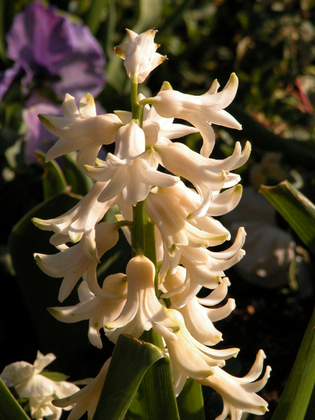
%> input picture 1.tif, 315 x 420 px, shrunk from 576 x 768 before the run
$ octave --eval "result = descriptor_PHOG(imread('1.tif'));"   (GNU Octave 9; MATLAB toolbox functions it lacks are replaced by stand-ins)
%> lines starting %> are read from the running program, lines starting %| are printed output that depends on the picture; in (x1, y1, x2, y2) boxes, pixels count from 0 and x2, y2 are one past the last pixel; in counts of white or black regions, pixels touching at a corner belong together; the program's own positions count from 1
### anna_binMatrix.m
function [bm bv] = anna_BinMatrix(A,E,G,angle,bin)
% anna_BINMATRIX Computes a Matrix (bm) with the same size of the image where
% (i,j) position contains the histogram value for the pixel at position (i,j)
% and another matrix (bv) where the position (i,j) contains the gradient
% value for the pixel at position (i,j)
%
%IN:
%	A - Matrix containing the angle values
%	E - Edge Image
%   G - Matrix containing the gradient values
%	angle - 180 or 360%
%   bin - Number of bins on the histogram
%	angle - 180 or 360
%OUT:
%	bm - matrix with the histogram values
%   bv - matrix with the graident values (only for the pixels belonging to
%   and edge)

[contorns,n] = bwlabel(E);
X = size(E,2);
Y = size(E,1);
bm = zeros(Y,X);
bv = zeros(Y,X);

nAngle = angle/bin;

for i=1:n
    [posY,posX] = find(contorns==i);
    for j=1:size(posY,1)
        pos_x = posX(j,1);
        pos_y = posY(j,1);

        b = ceil(A(pos_y,pos_x)/nAngle);
        if b==0, bin= 1; end
        if G(pos_y,pos_x)>0
            bm(pos_y,pos_x) = b;
            bv(pos_y,pos_x) = G(pos_y,pos_x);
        end
    end
end

### descriptor_PHOG.m
function [p_hist, bh_roi, bv_roi] = descriptor_PHOG(I,bin,angle,L,roi)
% anna_PHOG Computes Pyramid Histogram of Oriented Gradient over a ROI.
%
% [BH, BV] = anna_PHOG(I,BIN,ANGLE,L,ROI) computes phog descriptor over a ROI.
%
% Given and image I, phog computes the Pyramid Histogram of Oriented Gradients
% over L pyramid levels and over a Region Of Interest

%IN:
%	I - Images of size MxN (Color or Gray)
%	bin - Number of bins on the histogram
%	angle - 180 or 360
%   L - number of pyramid levels
%   roi - Region Of Interest (ytop,ybottom,xleft,xright)
%
%OUT:
%	p - pyramid histogram of oriented gradients
%
% Authors: Anna Bosch and Andrew Zisserman
Img = I;
%> Img is the input picture: size 420x315x3 uint8; mean R, G, B 90, 77.5, 53.5
if nargin == 1
    bin = 8;
    angle = 360;
    L = 2;
    roi = [1;size(I,1);1;size(I,2)];
%> roi = [1; 420; 1; 315]
end
if size(Img,3) == 3
    G = rgb2gray(Img);
else
    G = Img;
end
bh = [];
bv = [];

if sum(sum(G))>100
    E = edge(G,'canny');
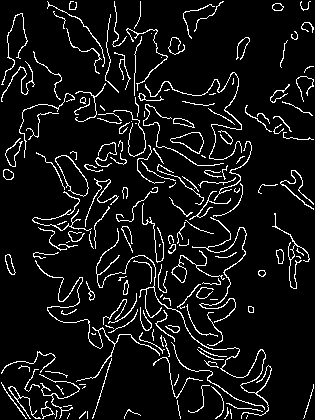
%> E: size 420x315 logical; 7.9% white in thin lines or dots
    [GradientX,GradientY] = gradient(double(G));
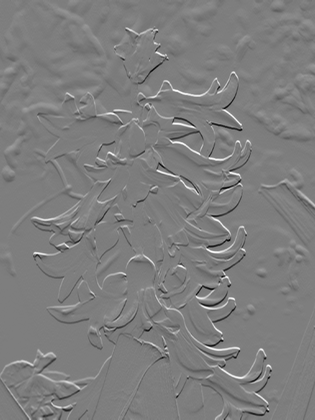
%> GradientY: size 420x315 double; min -122, max 124, mean 0; drawn with min black and max white
%     GradientYY = gradient(GradientY);
    Gr = sqrt((GradientX.*GradientX)+(GradientY.*GradientY));

    index = GradientX == 0;
%> index: size 420x315 logical; 9.1% white in thin lines or dots
    GradientX(index) = 1e-5;
%> GradientX: size 420x315 double; min -123, max 106.5, mean 0; mean of the top-left, top-right, bottom-left and bottom-right quarters 0.6, -0.6, 0.6, -0.4

    YX = GradientY./GradientX;
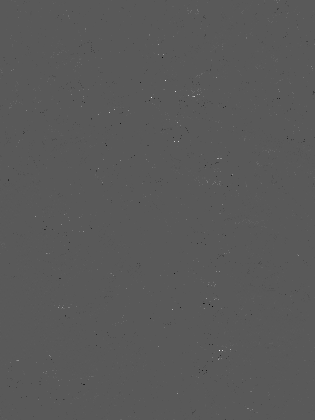
%> YX: size 420x315 double; min -4750000, max 8800000, mean -346.2; drawn with min black and max white
    if angle == 180, A = ((atan(YX)+(pi/2))*180)/pi; end
    if angle == 360, A = ((atan2(GradientY,GradientX)+pi)*180)/pi; end
%> after `A = ((atan2(GradientY,GradientX)+pi)*180)/pi`:
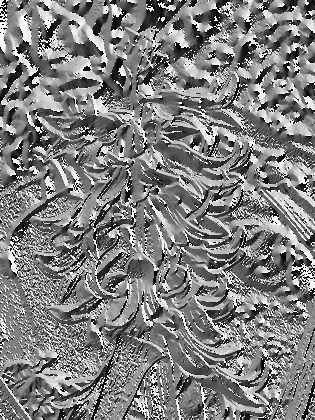
%> A: size 420x315 double; min 0.462, max 360, mean 180.5; drawn with min black and max white

    [bh, bv] = anna_binMatrix(A,E,Gr,angle,bin);
%> in anna_BinMatrix, `[contorns,n] = bwlabel(E);`:
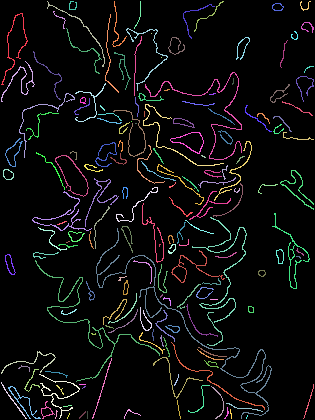
%> contorns: size 420x315 double; 176 distinct labels, from 0 to 175; one colour per label, 0 black
%> in anna_BinMatrix, `[contorns,n] = bwlabel(E);`: n = 175
%> the loop in anna_BinMatrix, `for i=1:n` made 175 passes
%> (posY, posX) on passes 25, 30, 32: ([418; 419; 411; 412; 413; 414; 415; 416; 417; 412], [56; 56; 57; 57; 57; 57; 57; 57; 57; 58]), ([407; 407; 407; 407; 407; 406; 406; 406; 406], [64; 65; 66; 67; 68; 69; 70; 71; 72]), ([243; 243; 242; 242], [67; 68; 69; 70])
%> after the loop in anna_BinMatrix, `for i=1:n`:
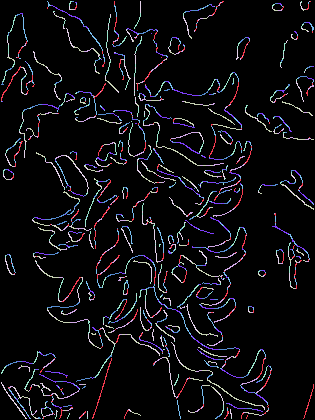
%> bm: size 420x315 double; 9 distinct labels, from 0 to 8; one colour per label, 0 black
%> after the loop in anna_BinMatrix, `for i=1:n`:
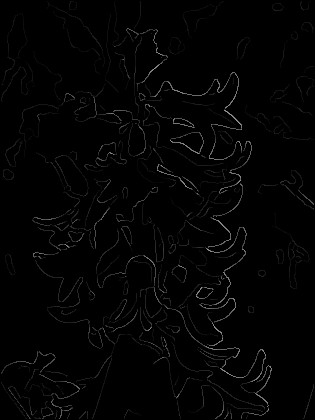
%> bv: size 420x315 double; min 0, max 161.6, mean 3.2
%> after the loop in anna_BinMatrix, `for i=1:n`: bin = 8
%> `result = descriptor_PHOG(imread('1.tif'));`: result = []
else
    bh = zeros(size(I,1),size(I,2));
    bv = zeros(size(I,1),size(I,2));
end

bh_roi = bh(roi(1,1):roi(2,1),roi(3,1):roi(4,1));
bv_roi = bv(roi(1,1):roi(2,1),roi(3,1):roi(4,1));
% p = anna_phogDescriptor(bh_roi,bv_roi,L,bin);
% p = p';
p_hist = [];
%s = sprintf('%s.txt',I);
%dlmwrite(s,p);

$ run again, on bandon.tif
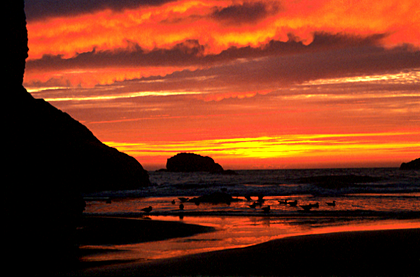
%> input picture bandon.tif, 420 x 277 px, shrunk from 610 x 403 before the run
%> in descriptor_PHOG, Img is the input picture: size 277x420x3 uint8; mean R, G, B 123.8, 53.6, 27.2
%> E: size 277x420 logical; 7.3% white in thin lines or dots
%> index: size 277x420 logical; 24.6% white; 5185 white regions (5154 under 20 px), largest, box (x1, y1, x2, y2) and area: (0, 0, 143, 277) 15209, (261, 235, 420, 277) 2618, (240, 146, 284, 157) 186
%> in anna_BinMatrix, `[contorns,n] = bwlabel(E);`:
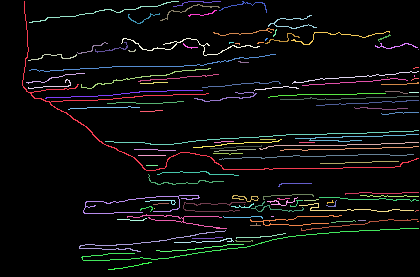
%> contorns: size 277x420 double; 113 distinct labels, from 0 to 112; one colour per label, 0 black
%> n = 112
%> the loop in anna_BinMatrix, `for i=1:n` made 112 passes
%> (posY, posX) on passes 22, 30, 33: ([51; 51; 52; 52; 52; 52; 52; 51; 52; 50; 51], [129; 130; 130; 131; 132; 133; 134; 135; 135; 136; 136]), ([166; 166; 166; 166; 166; 166; 166; 166; 166; 166; 166; 166], [147; 148; 149; 150; 151; 152; 153; 154; 155; 156; 157; 158]), (209, 155)
%> after the loop in anna_BinMatrix, `for i=1:n`:
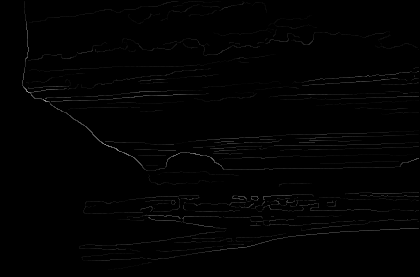
%> bv: size 277x420 double; min 0, max 162.6, mean 1.9
%> after the loop in anna_BinMatrix, `for i=1:n`: bin = 8
%> result = []

$ run again, on kid.tif
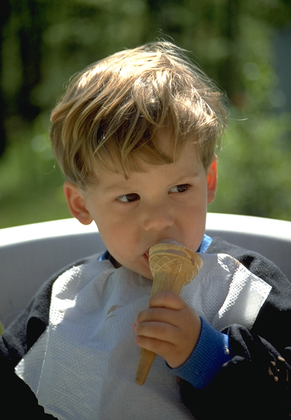
%> input picture kid.tif, 291 x 420 px, shrunk from 487 x 703 before the run
%> in descriptor_PHOG, Img is the input picture: size 420x291x3 uint8; mean R, G, B 95.3, 94.5, 75.2
%> E: size 420x291 logical; 3.9% white in thin lines or dots, all inside (x1, y1, x2, y2) = (1, 41, 290, 419)
%> index: size 420x291 logical; 16.4% white; 4235 white regions (4208 under 20 px), largest, box (x1, y1, x2, y2) and area: (182, 336, 291, 420) 5049, (0, 353, 53, 420) 1683, (0, 219, 97, 245) 1088
%> in anna_BinMatrix, `[contorns,n] = bwlabel(E);`:
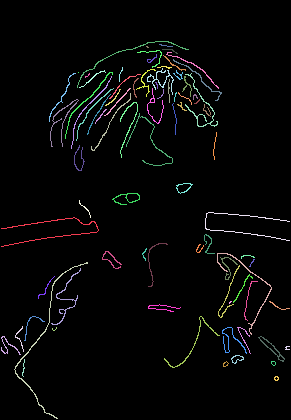
%> contorns: size 420x291 double; 84 distinct labels, from 0 to 83; one colour per label, 0 black
%> n = 83
%> the loop in anna_BinMatrix, `for i=1:n` made 83 passes
%> (posY, posX) on passes 11, 17, 20, 36: ([329; 330; 331; 331; 330; 328; 329], [53; 53; 54; 55; 56; 57; 57]), (73, 79), ([77; 78; 77; 77; 75; 76; 74; 75], [86; 86; 87; 88; 89; 89; 90; 90]), ([47; 47; 48; 48], [147; 148; 148; 149])
%> after the loop in anna_BinMatrix, `for i=1:n`:
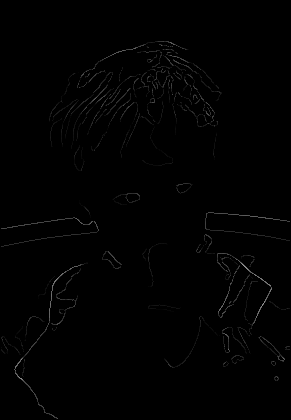
%> bv: size 420x291 double; min 0, max 155.6, mean 1.5
%> after the loop in anna_BinMatrix, `for i=1:n`: bin = 8
%> result = []

$ run again, on Carphone.png
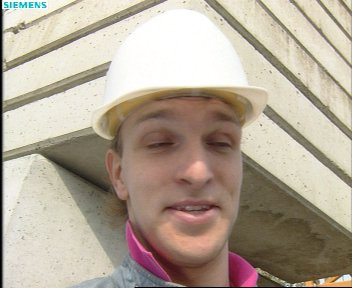
%> input picture Carphone.png, 352 x 288 px
%> in descriptor_PHOG, Img is the input picture: size 288x352x3 uint8; mean R, G, B 179.4, 166.9, 151
%> E: size 288x352 logical; 5.4% white in thin lines or dots
%> index: size 288x352 logical; 11.2% white; 3726 white regions (3718 under 20 px), largest, box (x1, y1, x2, y2) and area: (123, 8, 233, 91) 4486, (219, 50, 232, 56) 33, (49, 56, 55, 65) 33
%> contorns: size 288x352 double; 48 distinct labels, from 0 to 47
%> n = 47
%> the loop in anna_BinMatrix, `for i=1:n` made 47 passes
%> (posY, posX) on passes 11, 42: ([65; 66; 67; 68], [7; 7; 7; 7]), ([282; 283], [325; 325])
%> after the loop in anna_BinMatrix, `for i=1:n`:
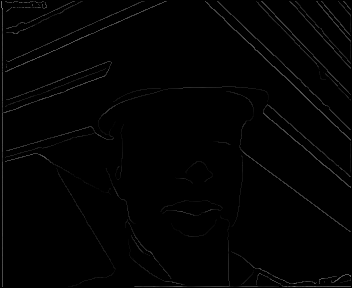
%> bv: size 288x352 double; min 0, max 124.9, mean 2.3
%> after the loop in anna_BinMatrix, `for i=1:n`: bin = 8
%> result = []
